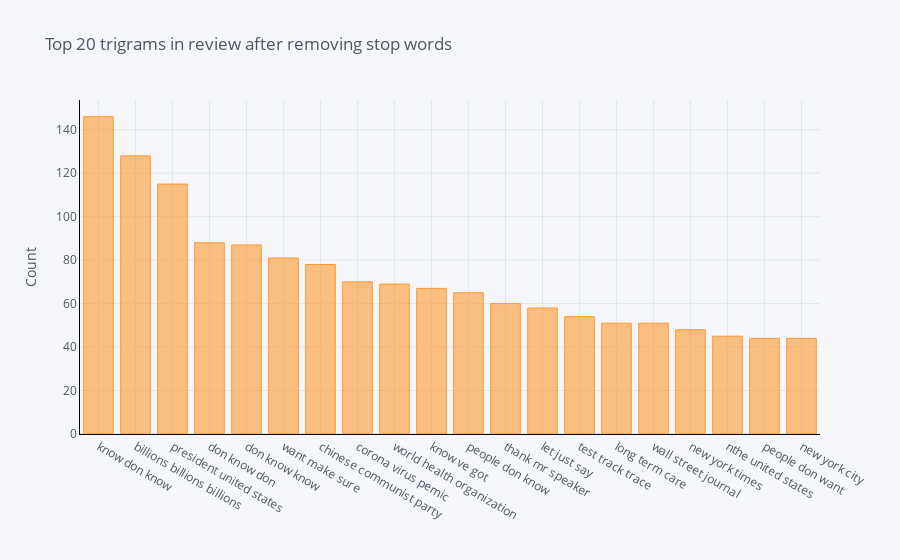

Write notebook code for a chart like this one.
### Markdown cell above
## The distribution of Top trigrams after removing stop words

### Code cell
def get_top_n_trigram(corpus, n=None):
    vec = CountVectorizer(ngram_range=(3, 3), stop_words='english').fit(corpus)
    bag_of_words = vec.transform(corpus)
    sum_words = bag_of_words.sum(axis=0) 
    words_freq = [(word, sum_words[0, idx]) for word, idx in vec.vocabulary_.items()]
    words_freq =sorted(words_freq, key = lambda x: x[1], reverse=True)
    return words_freq[:n]
common_words = get_top_n_trigram(df['text'], 20)
df6 = pd.DataFrame(common_words, columns = ['text' , 'count'])
#df6
df6.groupby('text').sum()['count'].sort_values(ascending=False).iplot(
    kind='bar', yTitle='Count', linecolor='black', title='Top 20 trigrams in review after removing stop words')

### Figure 1 — Plotly figure (JSON) as saved in the notebook; plotly's stock layout.template omitted (floating-point values rounded to 4 significant figures)
{"data": [{"marker": {"color": "rgba(255, 153, 51, 0.6)", "line": {"color": "rgba(255, 153, 51, 1.0)", "width": 1}}, "name": "count", "orientation": "v", "text": "", "type": "bar", "x": ["know don know", "billions billions billions", "president united states", "don know don", "don know know", "want make sure", "chinese communist party", "corona virus pemic", "world health organization", "know ve got", "people don know", "thank mr speaker", "let just say", "test track trace", "long term care", "wall street journal", "new york times", "nthe united states", "people don want", "new york city"], "y": [146, 128, 115, 88, 87, 81, 78, 70, 69, 67, 65, 60, 58, 54, 51, 51, 48, 45, 44, 44]}], "layout": {"legend": {"bgcolor": "#F5F6F9", "font": {"color": "#4D5663"}}, "paper_bgcolor": "#F5F6F9", "plot_bgcolor": "#F5F6F9", "title": {"font": {"color": "#4D5663"}, "text": "Top 20 trigrams in review after removing stop words"}, "xaxis": {"gridcolor": "#E1E5ED", "linecolor": "black", "showgrid": true, "tickfont": {"color": "#4D5663"}, "title": {"font": {"color": "#4D5663"}, "text": ""}, "zerolinecolor": "#E1E5ED"}, "yaxis": {"gridcolor": "#E1E5ED", "linecolor": "black", "showgrid": true, "tickfont": {"color": "#4D5663"}, "title": {"font": {"color": "#4D5663"}, "text": "Count"}, "zerolinecolor": "#E1E5ED"}}}
